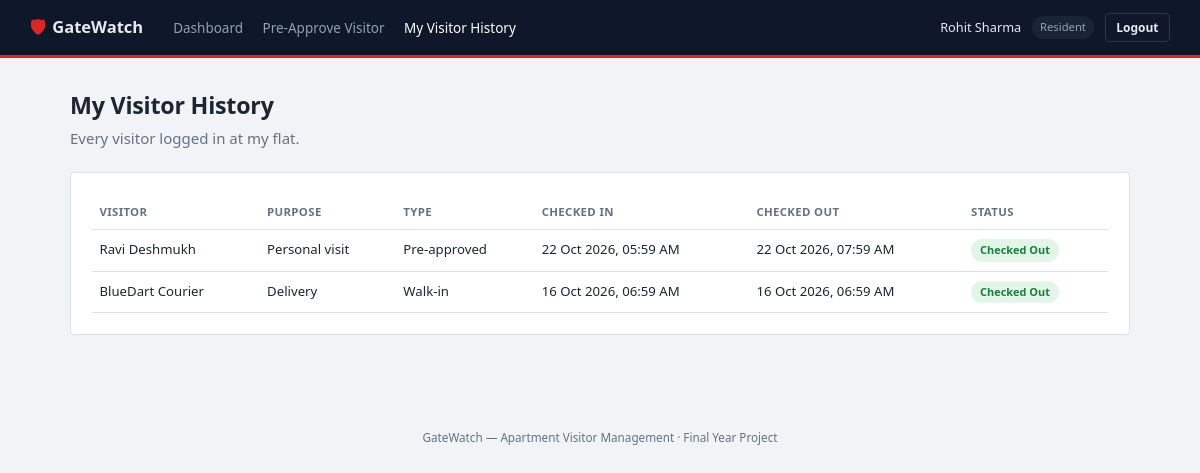
The app's page /index.php?route=resident/history (signed in) with its own data.
### tables this page shows
CREATE TABLE visitor_logs (
    id                INT AUTO_INCREMENT PRIMARY KEY,
    gate_pass_id      INT NULL,
    flat_id           INT NOT NULL,
    visitor_name      VARCHAR(100) NOT NULL,
    visitor_phone     VARCHAR(20) NULL,
    purpose           VARCHAR(255) NULL,
    photo_note        VARCHAR(255) NULL,
    checked_in_at     DATETIME NOT NULL,
    checked_in_by     INT NOT NULL,
    checked_out_at    DATETIME NULL,
    checked_out_by    INT NULL,
    created_at        TIMESTAMP NOT NULL DEFAULT CURRENT_TIMESTAMP,
    FOREIGN KEY (gate_pass_id) REFERENCES gate_passes(id) ON DELETE SET NULL,
    FOREIGN KEY (flat_id) REFERENCES flats(id),
    FOREIGN KEY (checked_in_by) REFERENCES users(id),
    FOREIGN KEY (checked_out_by) REFERENCES users(id),
    KEY idx_visitor_logs_flat (flat_id),
    KEY idx_visitor_logs_checked_out (checked_out_at),
    KEY idx_visitor_logs_checked_in_at (checked_in_at)
);

### app/controllers/ResidentController.php (called while the page is built, shortened)
<?php
require_once __DIR__ . '/../models/VisitorLog.php';
class ResidentController
{
    public function history(): void
    {
        $logs = VisitorLog::byFlat(Auth::flatId());
        require __DIR__ . '/../views/resident/history.php';
    }
}

### public/index.php (called while the page is built, shortened)
<?php
require_once __DIR__ . '/../core/helpers.php';
require_once __DIR__ . '/../core/Database.php';
require_once __DIR__ . '/../core/Auth.php';
require_once __DIR__ . '/../app/models/VisitorLog.php';
require_once __DIR__ . '/../app/controllers/ResidentController.php';
$router = new Router();
$router->get('login', fn() => (new AuthController())->showLogin());
$router->post('login', fn() => (new AuthController())->login());
$router->post('logout', fn() => (new AuthController())->logout());
$router->get('admin/dashboard', fn() => (new AdminController())->dashboard());
$router->get('admin/flats', fn() => (new AdminController())->flats());
$router->post('admin/flats/store', fn() => (new AdminController())->flatStore());
$router->post('admin/flats/update', fn() => (new AdminController())->flatUpdate());
$router->post('admin/flats/delete', fn() => (new AdminController())->flatDelete());
$router->get('admin/residents', fn() => (new AdminController())->residents());
$router->post('admin/residents/store', fn() => (new AdminController())->residentStore());
$router->post('admin/residents/status', fn() => (new AdminController())->residentStatus());
$router->get('admin/guards', fn() => (new AdminController())->guards());
$router->post('admin/guards/store', fn() => (new AdminController())->guardStore());
$router->post('admin/guards/status', fn() => (new AdminController())->guardStatus());
$router->get('admin/visitor-log', fn() => (new AdminController())->visitorLog());
$router->get('guard/dashboard', fn() => (new GuardController())->dashboard());
$router->get('guard/checkin', fn() => (new GuardController())->checkInForm());
$router->post('guard/checkin/lookup', fn() => (new GuardController())->lookupCode());
$router->post('guard/checkin/code', fn() => (new GuardController())->checkInByCode());
$router->post('guard/checkin/walkin', fn() => (new GuardController())->checkInWalkIn());
$router->post('guard/checkout', fn() => (new GuardController())->checkOut());
$router->get('resident/dashboard', fn() => (new ResidentController())->dashboard());
$router->get('resident/preapprove', fn() => (new ResidentController())->preapproveForm());
$router->post('resident/preapprove/store', fn() => (new ResidentController())->preapproveStore());
$router->post('resident/preapprove/cancel', fn() => (new ResidentController())->preapproveCancel());
$router->get('resident/history', fn() => (new ResidentController())->history());
$route = $_GET['route'] ?? '';
$router->dispatch($_SERVER['REQUEST_METHOD'], $route);

### core/Router.php (called while the page is built, shortened)
<?php
class Router
{
    private array $routes = ['GET' => [], 'POST' => []];
    public function get(string $route, callable $handler): void
    {
        $this->routes['GET'][$route] = $handler;
    }
    public function post(string $route, callable $handler): void
    {
        $this->routes['POST'][$route] = $handler;
    }
    public function dispatch(string $method, string $route): void
    {
        $handler = $this->routes[$method][$route] ?? null;
        try {
            $handler();
        } catch (Throwable $e) {
            error_log($e->getMessage());
            http_response_code(500);
            require __DIR__ . '/../app/views/errors/500.php';
        }
    }
}

### core/Auth.php (called while the page is built, shortened)
<?php
require_once __DIR__ . '/Database.php';
class Auth
{
    public static function flatId(): ?int
    {
        return $_SESSION['flat_id'] ?? null;
    }
}

### config/database.php (called while the page is built)
<?php
return [
    'host'     => '127.0.0.1',
    'port'     => 3306,
    'database' => 'apartment_visitor_management',
    'username' => 'root',
    'password' => '',
    'charset'  => 'utf8mb4',
];

### core/Database.php (called while the page is built)
<?php
class Database
{
    private static ?PDO $instance = null;
    public static function connect(): PDO
    {
        if (self::$instance === null) {
            $config = require __DIR__ . '/../config/database.php';
            $dsn = sprintf(
                'mysql:host=%s;port=%d;dbname=%s;charset=%s',
                $config['host'],
                $config['port'],
                $config['database'],
                $config['charset']
            );
            self::$instance = new PDO($dsn, $config['username'], $config['password'], [
                PDO::ATTR_ERRMODE            => PDO::ERRMODE_EXCEPTION,
                PDO::ATTR_DEFAULT_FETCH_MODE => PDO::FETCH_ASSOC,
                PDO::ATTR_EMULATE_PREPARES   => false,
            ]);
        }
        return self::$instance;
    }
}

### app/models/VisitorLog.php (called while the page is built, shortened)
<?php
require_once __DIR__ . '/../../core/Database.php';
class VisitorLog
{
    public static function byFlat(int $flatId): array
    {
        $stmt = Database::connect()->prepare(
            self::baseSelect() . ' WHERE vl.flat_id = ? ORDER BY vl.checked_in_at DESC'
        );
        $stmt->execute([$flatId]);
        return $stmt->fetchAll();
    }
    public static function isOverstaying(array $row): bool
    {
        return empty($row['checked_out_at']) && time() > self::overstayThreshold($row);
    }
    private static function baseSelect(): string
    {
        return 'SELECT vl.*, f.block, f.number, gp.expected_end, gp.expected_start,
                        cib.name AS checked_in_by_name, cob.name AS checked_out_by_name
                 FROM visitor_logs vl
                 JOIN flats f ON f.id = vl.flat_id
                 LEFT JOIN gate_passes gp ON gp.id = vl.gate_pass_id
                 JOIN users cib ON cib.id = vl.checked_in_by
                 LEFT JOIN users cob ON cob.id = vl.checked_out_by';
    }
}

### core/helpers.php (called while the page is built, shortened)
<?php
function e(?string $value): string
{
    return htmlspecialchars($value ?? '', ENT_QUOTES, 'UTF-8');
}
function format_datetime(?string $datetime): string
{
    $ts = strtotime($datetime);
    return $ts === false ? '-' : date('d M Y, h:i A', $ts);
}

### app/views/resident/history.php (the view)
<?php $pageTitle = 'My Visitor History'; require __DIR__ . '/../partials/header.php'; require __DIR__ . '/../partials/navbar.php'; ?>
<main class="page">
    <h1>My Visitor History</h1>
    <p class="page-sub">Every visitor logged in at my flat.</p>
    <div class="card">
        <?php if (empty($logs)): ?>
            <p class="empty-state">No visitors logged yet.</p>
        <?php else: ?>
        <div class="table-scroll">
        <table class="data-table">
            <tr><th>Visitor</th><th>Purpose</th><th>Type</th><th>Checked in</th><th>Checked out</th><th>Status</th></tr>
            <?php foreach ($logs as $row): $over = VisitorLog::isOverstaying($row); ?>
                <tr class="<?= $over ? 'row-overstay' : '' ?>">
                    <td><?= e($row['visitor_name']) ?></td>
                    <td><?= e($row['purpose'] ?? '-') ?></td>
                    <td><?= $row['gate_pass_id'] ? 'Pre-approved' : 'Walk-in' ?></td>
                    <td><?= format_datetime($row['checked_in_at']) ?></td>
                    <td><?= $row['checked_out_at'] ? format_datetime($row['checked_out_at']) : '-' ?></td>
                    <td>
                        <?php if (!$row['checked_out_at'] && $over): ?><span class="badge badge-overstay">Overstaying</span>
                        <?php elseif (!$row['checked_out_at']): ?><span class="badge badge-inside">Inside</span>
                        <?php else: ?><span class="badge badge-checked_out">Checked out</span><?php endif; ?>
                    </td>
                </tr>
            <?php endforeach; ?>
        </table>
        </div>
        <?php endif; ?>
    </div>
</main>
<?php require __DIR__ . '/../partials/footer.php'; ?>

### public/assets/css/style.css (style rules this page uses)
:root { --bg: #f1f3f6; --bg-elevated: #ffffff; --bg-card: #ffffff; --border: #dde1e7; --text: #1c2531; --text-muted: #647186; --accent: #dc2626; --accent-dark: #b91c1c; --accent-contrast: #ffffff; --slate: #0f172a; --slate-elevated: #1a2436; --slate-border: #2a3648; --slate-text: #e6eaf0; --slate-text-muted: #93a0b4; --danger: #dc2626; --danger-bg: #fce8e8; --success: #15803d; --success-bg: #e2f5e8; --warning: #b45309; --warning-bg: #fdf1dc; --info: #475569; --info-bg: #eaedf1; --radius: 4px; --font: 'Segoe UI', system-ui, -apple-system, Roboto, sans-serif; --mono: 'Consolas', 'SFMono-Regular', Menlo, monospace; }
* { box-sizing: border-box; }
html, body { margin: 0; padding: 0; background: var(--bg); color: var(--text); font-family: var(--font); font-size: 15px; line-height: 1.5; }
h1, h2, h3 { font-weight: 600; margin: 0 0 0.5em; letter-spacing: -0.01em; }
h1 { font-size: 1.55rem; }
.page { max-width: 1120px; margin: 0 auto; padding: 2rem; }
.page-sub { color: var(--text-muted); margin-top: -0.5rem; margin-bottom: 1.5rem; }
.card { background: var(--bg-card); border: 1px solid var(--border); border-radius: var(--radius); padding: 1.4rem; margin-bottom: 1.5rem; }
.data-table { width: 100%; border-collapse: collapse; font-size: 0.88rem; }
.data-table th, .data-table td { text-align: left; padding: 0.6rem 0.5rem; border-bottom: 1px solid var(--border); }
.data-table th { color: var(--text-muted); font-weight: 600; font-size: 0.76rem; text-transform: uppercase; letter-spacing: 0.03em; }
.table-scroll { overflow-x: auto; }
.badge { display: inline-block; padding: 0.2rem 0.6rem; border-radius: 12px; font-size: 0.73rem; font-weight: 600; text-transform: capitalize; white-space: nowrap; }
.badge-active, .badge-used, .badge-checked_out { background: var(--success-bg); color: var(--success); }

### records on screen
visitor_logs: visitor_name "Ravi Deshmukh", purpose "Personal visit", shows "Pre-approved", checked_in_at "22 Oct 2026, 05:59 AM", checked_out_at "22 Oct 2026, 07:59 AM", shows "Checked Out"
visitor_logs: visitor_name "BlueDart Courier", purpose "Delivery", shows "Walk-in", checked_in_at "16 Oct 2026, 06:59 AM", checked_out_at "16 Oct 2026, 06:59 AM", shows "Checked Out"

### other values on screen
$label "Dashboard"
$label "Pre-Approve Visitor"
$label "My Visitor History"
Auth::name() "Rohit Sharma"
str_replace('_', ' ', $role) "Resident"
